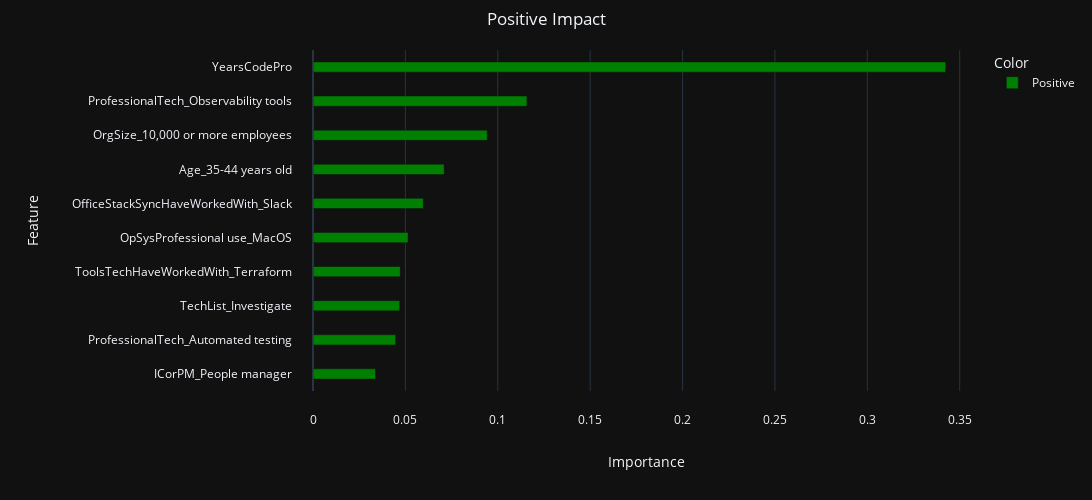

Write notebook code for a chart like this one.
### Markdown cell above
We are now ready to present the results:

### Code cell
# Extracting feature importances from Lasso regression
lasso_importance = lasso.coef_

# Creating a DataFrame with feature names and their corresponding importances
df_importances = pd.DataFrame({
    'Feature': X.columns,
    'Importance': lasso_importance
})

df_importances['AbsImportance'] = df_importances['Importance'].abs()
df_importances['Color'] = ['Positive' if val > 0 else 'Negative' for val in df_importances['Importance']]


df_importances = df_importances.sort_values(by='Importance', ascending=False)

plot_bar_chart(df_importances.head(10),'Positive Impact','Importance','Feature','ascending')

### Figure 1 — Plotly figure (JSON) as saved in the notebook; plotly's stock layout.template omitted (floating-point values rounded to 4 significant figures)
{"data": [{"alignmentgroup": "True", "hovertemplate": "Color=Positive<br>Importance=%{x}<br>Feature=%{y}<extra></extra>", "legendgroup": "Positive", "marker": {"color": "green", "pattern": {"shape": ""}}, "name": "Positive", "offsetgroup": "Positive", "orientation": "h", "showlegend": true, "textposition": "auto", "type": "bar", "width": 0.3, "x": [0.3424, 0.1158, 0.09432, 0.07098, 0.05967, 0.05146, 0.04721, 0.04693, 0.04473, 0.03382], "xaxis": "x", "y": ["YearsCodePro", "ProfessionalTech_Observability tools", "OrgSize_10,000 or more employees", "Age_35-44 years old", "OfficeStackSyncHaveWorkedWith_Slack", "OpSysProfessional use_MacOS", "ToolsTechHaveWorkedWith_Terraform", "TechList_Investigate", "ProfessionalTech_Automated testing", "ICorPM_People manager"], "yaxis": "y"}], "layout": {"barmode": "relative", "height": 500, "legend": {"title": {"text": "Color"}, "tracegroupgap": 0}, "margin": {"b": 40, "l": 50, "pad": 20, "r": 50, "t": 50}, "title": {"text": "Positive Impact", "x": 0.5}, "width": 1200, "xaxis": {"anchor": "y", "domain": [0, 1], "title": {"standoff": 50, "text": "Importance"}}, "yaxis": {"anchor": "x", "categoryorder": "total ascending", "domain": [0, 1], "title": {"standoff": 50, "text": "Feature"}}}}
